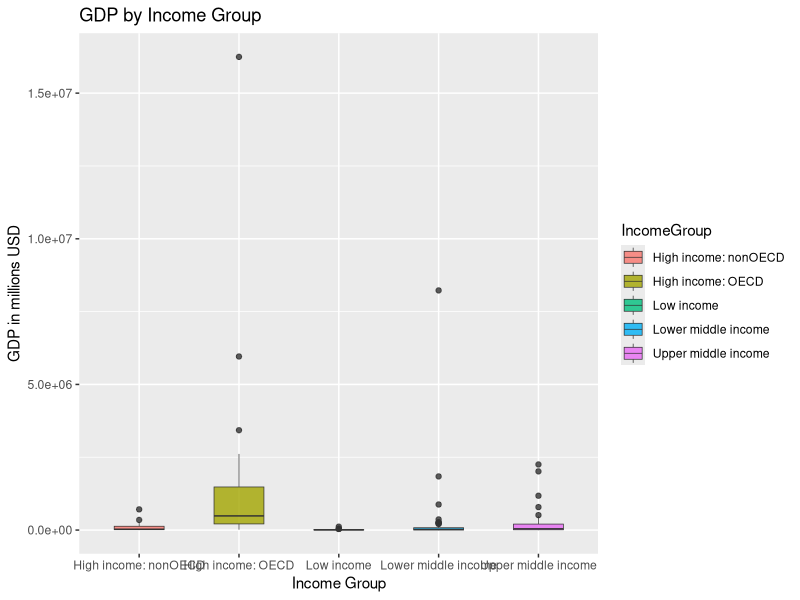
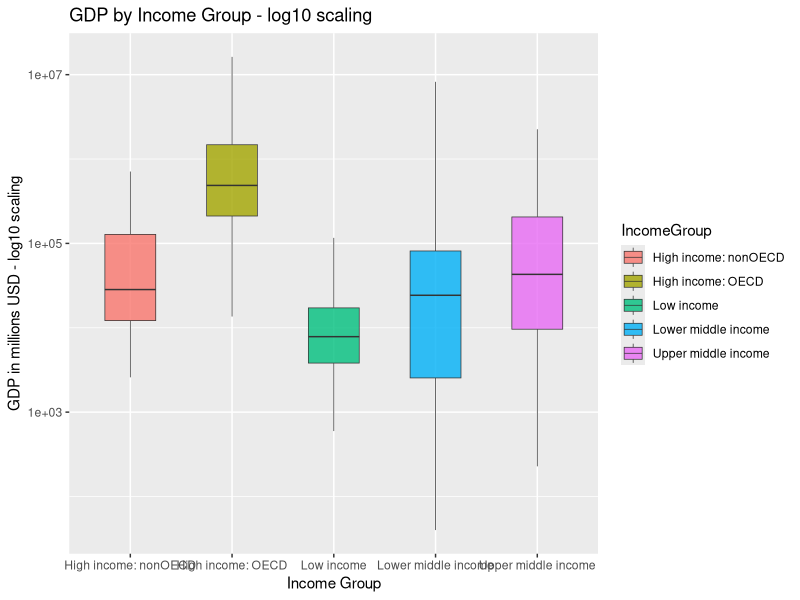
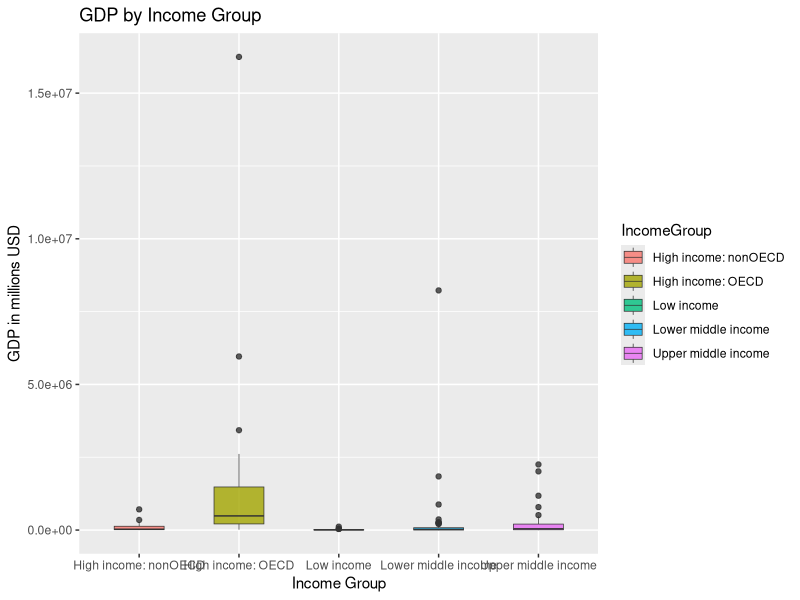
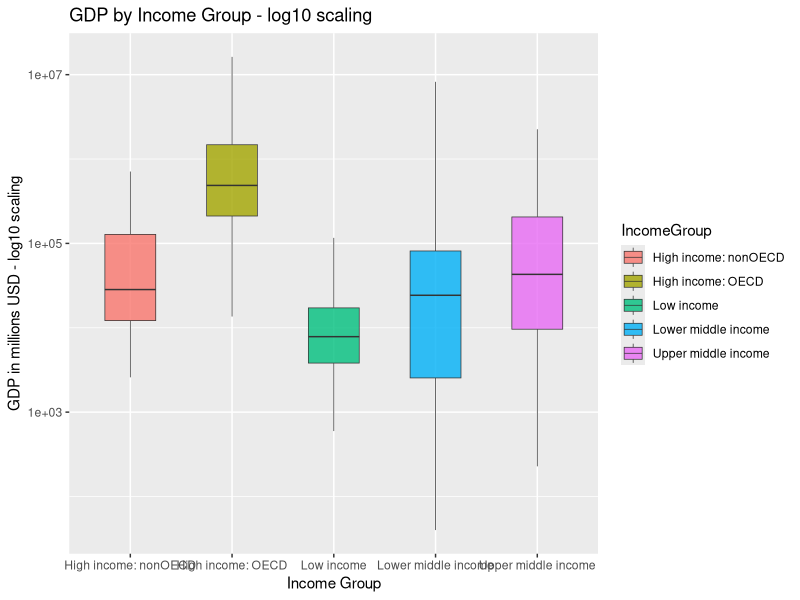

R code for these plots, in order:
##################################
#MSDS6306_CaseStudy1_HeidiNguyen
#Date: 3/23/2017 
#PART 3:Merging and Analyzing data                                                 
##################################

#3A. MERGING THE CLEAN GDP AND EDUCATIONAL DATA BASED ON COUNTRY SHORTCODE
#set the directory
setwd("/Volumes/NO NAME/Data Science/2016-0831 MSDS 6306 Doing Data Science/Unit 8/CaseStudy1/MSDS6306_CaseStudy1_HeidiNguyen/Data")

#read in the clean GDP data. 
GDPclean <- read.csv("GDPclean.csv", encoding="latin1", stringsAsFactors=FALSE, header=TRUE, na.strings=c("NA", "NULL"))
#examine the data 
dim(GDPclean)
names(GDPclean)
str(GDPclean)
head(GDPclean, 20)
tail(GDPclean, 20)
#remove the numbering column 1 and the  groupnote column 6
GDPclean <- GDPclean[,c(2:5)]
str(GDPclean)

#read in the clean Educational data
educlean <- read.csv("educlean.csv", encoding="latin1", stringsAsFactors=FALSE, header=TRUE, na.strings=c("NA", "NULL"))
#examine the data 
dim(educlean)
names(educlean)
str(educlean)
head(educlean, 20)
tail(educlean, 20)
#remove the numbering column 1
educlean <- educlean[,c(2:3)] 
str(educlean)

# Merge the data on "CountryCode" 
clean <- merge(GDPclean, educlean, by="CountryCode", all=TRUE)
#check for duplicates of CountryCode
table(clean$CountryCode)[table(clean$CountryCode) != 1]
#check the merged data 
str(clean)
head(clean)
tail(clean)

# write the clean education data set and save in the same /Analysis folder
setwd("/Volumes/NO NAME/Data Science/2016-0831 MSDS 6306 Doing Data Science/Unit 8/CaseStudy1/MSDS6306_CaseStudy1_HeidiNguyen/Analysis")
write.csv(clean,"mergedata.csv")

#3B. ANALYZING THE MERGED DATA

#Question 1: Find the number of matched ID. 
#Note that GDP data set should all have rank and GDP2012millionsUSD while Education set should all have data in IncomeGroup 
#All matched ID should be complete with CountryCode (column1), rank(column2), GDP2012millionsUSD(column4), and IncomeGroup (column5)
#subset a cleanID that only has CountryCode (column1), rank(column2), GDP2012millionsUSD(column4), and IncomeGroup (column5)
cleanID <- clean[, c(1:2,4:5)]
#Find which cases are complete, which are not complete 
nonmatchID <- cleanID[!(complete.cases(cleanID)),]
nonmatchID 
#The number of unmatched IDs
dim(nonmatchID) #  22  4
matchID <- cleanID[(complete.cases(cleanID)),]
#The number of matched IDs
dim(matchID) # 189   4

#Question 2: Sort the data frame in ascending order by GDP (so United States is last) and find the 13th country in the sorted data frame
#sort cleanID in ascending order by GDP
#attach matchID so that we can use the columns by their names 
attach(matchID)
matchIDsorted <- matchID[order(rank, na.last=TRUE, decreasing=TRUE),] #also - cleanID
#check to make sure United States is last
tail(matchIDsorted)
#The 13th country in the resulting data frame
matchIDsorted[13,] # KNA  178
#detach matchID
detach(matchID)

#Question 3: Find the average GDP rankings for the "High income: OECD" and "High income: nonOECD" groups
#using mean() to find the average GDP rankings for the "High income: OECD"
mean(matchIDsorted[matchIDsorted$IncomeGroup == "High income: OECD","rank"]) #32.96667
#using mean to find the average GDP rankings for the "High income: nonOECD" 
mean(matchIDsorted[matchIDsorted$IncomeGroup == "High income: nonOECD","rank"]) #91.91304

#Question 4: Show the distribution of GDP value for all the countries and color plots by income group using ggplot2.
#Load the ggplot2 package
library(ggplot2)
#use geom_boxplot with option fill=IncomeGroup to show the distribution of GDP value for all the countries and color plots by income group
#add theme_update at the beginning to center the title before any plot is created
#add ggsave to save the plot and adjust the window dpi to show ylabel
#alpha 0.8 for some transparency effect. size = 0.25 to make the outside lines of the boxes thinner
title.boxplot <- ggtitle("GDP by Income Group")
boxplotGPD <- ggplot(data=matchIDsorted, aes(x=IncomeGroup, y=GDP2012millionsUSD,fill=IncomeGroup)) + 
  theme_update(plot.title = element_text(hjust = 0.5)) + 
  geom_boxplot(width=.5, alpha=0.8, size=0.25) + xlab("Income Group") + ylab("GDP in millions USD")
#generate box plot
boxplotGPD + title.boxplot
#save the box plox
saveboxplotGDP <- ggsave(file = "boxplot.png", dpi = 500, width = 12, height = 8, units = "in")

#Due to the skewness of the data and the order of magnitude is of factor of 10, I will transform y to log10(y)
#load library scale to transform and format y-axis scale
library(scales)
transform.y <- scale_y_continuous(trans='log10', name = "GDP in millions USD - log10 scaling")
title.boxplot.log <- ggtitle("GDP by Income Group - log10 scaling")
#boxplot of log10(GDP) vs income group
boxplotGPD + transform.y + title.boxplot.log 
#save the log10 box plot
saveboxplot <- ggsave(file = "log10boxplot.png", dpi = 500, width = 12, height = 8, units = "in")

#Question 5: Summary statistics of GDP by income groups.
#use tapply() to show the summary of GDP (GDP2012millionsUSD) by income groups (IncomeGroup)
tapply(matchIDsorted$GDP2012millionsUSD, matchIDsorted$IncomeGroup, summary)
#to get scientific notation, use a custom function instead of summary such as
tapply(matchIDsorted$GDP2012millionsUSD, matchIDsorted$IncomeGroup, function(x) format(summary(x), scientific = TRUE))

#Question 6: Cut the GDP ranking into 5 separate quantile groups. Make a table versus Income.Group. Find the number of countries are Lower middle income but among the 38 nations with highest GDP.
#6a: use cut() and quantile() to separate the rankings into 5 groups
matchIDsorted$quantile  <- with(matchIDsorted, cut(matchIDsorted$rank, 
                                                   breaks=quantile(matchIDsorted$rank, probs=seq(0,1, by=0.20), na.rm=TRUE), labels=c("Q1","Q2","Q3","Q4", "Q5"),include.lowest=TRUE))
#review the data
str(matchIDsorted)
summary(matchIDsorted)
head(matchIDsorted)
tail(matchIDsorted)

#6b: Table of quantile versus income group
tablequantileincomegroup <- with(matchIDsorted, table(matchIDsorted$quantile, matchIDsorted$IncomeGroup))
tablequantileincomegroup

#6c: Find the number of countries that are Lower middle income but among the 38 nations with highest GDP.
tablehighGDPlowmiddleincome <- with(highGDPlowmiddleincome<-matchIDsorted[(matchIDsorted$quantile=="Q1" & matchIDsorted$IncomeGroup=="Lower middle income"),], table(highGDPlowmiddleincome$quantile,highGDPlowmiddleincome$IncomeGroup))
#table of countries that are Lower middle income but among the 38 nations with highest GDP.
tablehighGDPlowmiddleincome
#number of countries: 
tablehighGDPlowmiddleincome[tablehighGDPlowmiddleincome>0]

       